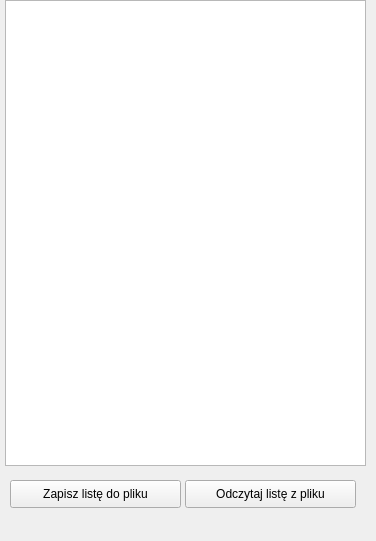
    <widget class="QWidget" name="page_contacts" >
     <property name="geometry" >
      <rect>
       <x>0</x>
       <y>0</y>
       <width>376</width>
       <height>541</height>
      </rect>
     </property>
     <attribute name="label" >
      <string>Lista kontaktów</string>
     </attribute>
     <attribute name="icon" >
      <iconset resource="dsipcom.qrc" >
       <normaloff>:/images/images/user_add.png</normaloff>:/images/images/user_add.png</iconset>
     </attribute>
     <widget class="QListWidget" name="contacts_list" >
      <property name="geometry" >
       <rect>
        <x>5</x>
        <y>0</y>
        <width>361</width>
        <height>466</height>
       </rect>
      </property>
      <property name="font" >
       <font>
        <pointsize>12</pointsize>
        <weight>75</weight>
        <bold>true</bold>
        <stylestrategy>PreferDefault</stylestrategy>
       </font>
      </property>
      <property name="cursor" stdset="0" >
       <cursorShape>PointingHandCursor</cursorShape>
      </property>
      <property name="mouseTracking" >
       <bool>true</bool>
      </property>
      <property name="lineWidth" >
       <number>1</number>
      </property>
      <property name="movement" >
       <enum>QListView::Static</enum>
      </property>
      <property name="isWrapping" stdset="0" >
       <bool>false</bool>
      </property>
      <property name="spacing" >
       <number>1</number>
      </property>
      <property name="wordWrap" >
       <bool>true</bool>
      </property>
      <property name="selectionRectVisible" >
       <bool>true</bool>
      </property>
     </widget>
     <widget class="QPushButton" name="save_contact_list_button" >
      <property name="geometry" >
       <rect>
        <x>10</x>
        <y>480</y>
        <width>171</width>
        <height>28</height>
       </rect>
      </property>
      <property name="text" >
       <string>Zapisz listę do pliku</string>
      </property>
      <property name="icon" >
       <iconset resource="dsipcom.qrc" >
        <normaloff>:/images/images/folder_add.png</normaloff>:/images/images/folder_add.png</iconset>
      </property>
     </widget>
     <widget class="QPushButton" name="load_contact_list_button" >
      <property name="geometry" >
       <rect>
        <x>185</x>
        <y>480</y>
        <width>171</width>
        <height>28</height>
       </rect>
      </property>
      <property name="text" >
       <string>Odczytaj listę z pliku</string>
      </property>
      <property name="icon" >
       <iconset resource="dsipcom.qrc" >
        <normaloff>:/images/images/folder_bell.png</normaloff>:/images/images/folder_bell.png</iconset>
      </property>
     </widget>
    </widget>
